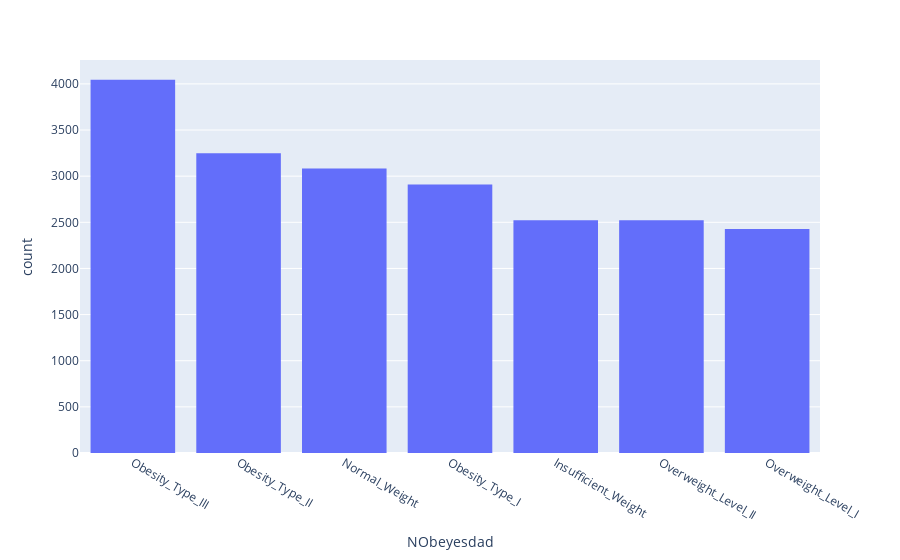

Notebook cell for this chart:
### Code cell
category_order = train['NObeyesdad'].value_counts().index.tolist()

fig = px.histogram(train, x='NObeyesdad', category_orders={'NObeyesdad': category_order})
fig.show()

### Figure 1 — Plotly figure (JSON) as saved in the notebook; plotly's stock layout.template omitted (floating-point values rounded to 4 significant figures; data arrays with more than 128 entries replaced by an {"elided": "..."} marker saying what was removed)
{"data": [{"alignmentgroup": "True", "bingroup": "x", "hovertemplate": "NObeyesdad=%{x}<br>count=%{y}<extra></extra>", "legendgroup": "", "marker": {"color": "#636efa", "pattern": {"shape": ""}}, "name": "", "offsetgroup": "", "orientation": "v", "showlegend": false, "type": "histogram", "x": {"elided": "20758 str values"}, "xaxis": "x", "yaxis": "y"}], "layout": {"barmode": "relative", "legend": {"tracegroupgap": 0}, "margin": {"t": 60}, "xaxis": {"anchor": "y", "categoryarray": ["Obesity_Type_III", "Obesity_Type_II", "Normal_Weight", "Obesity_Type_I", "Insufficient_Weight", "Overweight_Level_II", "Overweight_Level_I"], "categoryorder": "array", "domain": [0, 1], "title": {"text": "NObeyesdad"}}, "yaxis": {"anchor": "x", "domain": [0, 1], "title": {"text": "count"}}}}
